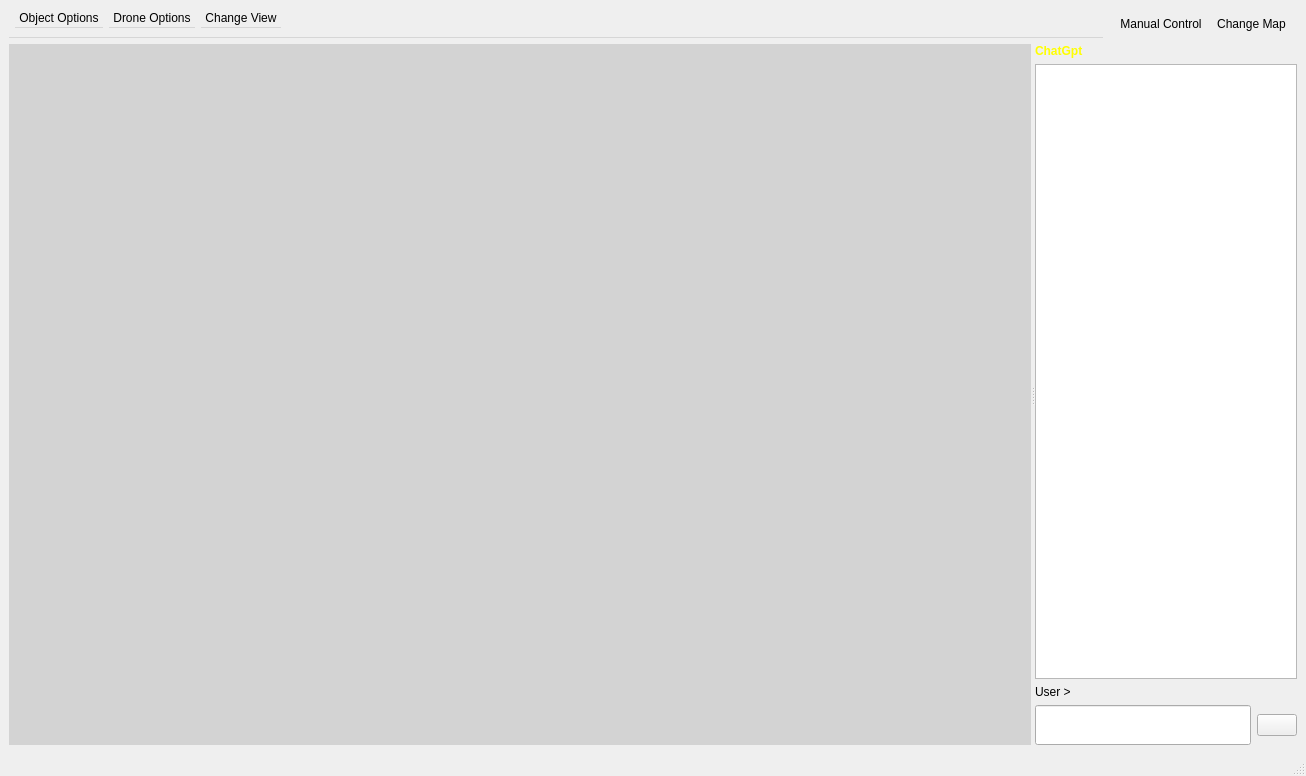
<?xml version="1.0" encoding="UTF-8"?>
<ui version="4.0">
 <class>MainWindow</class>
 <widget class="QMainWindow" name="MainWindow">
  <property name="geometry">
   <rect>
    <x>0</x>
    <y>0</y>
    <width>1306</width>
    <height>776</height>
   </rect>
  </property>
  <property name="windowTitle">
   <string>AeroFleetAI</string>
  </property>
  <property name="toolButtonStyle">
   <enum>Qt::ToolButtonStyle::ToolButtonTextOnly</enum>
  </property>
  <widget class="QWidget" name="centralwidget">
   <layout class="QVBoxLayout" name="verticalLayout">
    <item>
     <layout class="QHBoxLayout" name="menuLayout">
      <item>
       <widget class="QMenuBar" name="menubar">
        <widget class="QMenu" name="menuObjectOptions">
         <property name="title">
          <string>Object Options</string>
         </property>
         <addaction name="actionPlace_new_Object"/>
         <addaction name="actionDelete_Object"/>
        </widget>
        <widget class="QMenu" name="menuDroneOptions">
         <property name="title">
          <string>Drone Options</string>
         </property>
         <widget class="QMenu" name="menuDelete_Drone">
          <property name="title">
           <string>Delete Drone</string>
          </property>
         </widget>
         <addaction name="actionAdd_new_Drone"/>
         <addaction name="menuDelete_Drone"/>
        </widget>
        <widget class="QMenu" name="menuChangeView">
         <property name="title">
          <string>Change View</string>
         </property>
         <addaction name="actionFree_Camera"/>
        </widget>
        <addaction name="menuObjectOptions"/>
        <addaction name="menuDroneOptions"/>
        <addaction name="menuChangeView"/>
       </widget>
      </item>
      <item>
       <widget class="QToolBar" name="toolBar">
        <property name="windowTitle">
         <string>toolBar</string>
        </property>
        <addaction name="actionManual_Control"/>
        <addaction name="actionChange_Map"/>
       </widget>
      </item>
     </layout>
    </item>
    <item>
     <widget class="QSplitter" name="splitter">
      <property name="sizePolicy">
       <sizepolicy hsizetype="Preferred" vsizetype="Preferred">
        <horstretch>0</horstretch>
        <verstretch>0</verstretch>
       </sizepolicy>
      </property>
      <property name="orientation">
       <enum>Qt::Orientation::Horizontal</enum>
      </property>
      <property name="opaqueResize">
       <bool>false</bool>
      </property>
      <property name="childrenCollapsible">
       <bool>false</bool>
      </property>
      <widget class="QWidget" name="widget_left">
       <layout class="QVBoxLayout" name="verticalLayout_left">
        <item>
         <widget class="QLabel" name="label_image">
          <property name="enabled">
           <bool>true</bool>
          </property>
          <property name="sizePolicy">
           <sizepolicy hsizetype="Preferred" vsizetype="Preferred">
            <horstretch>0</horstretch>
            <verstretch>0</verstretch>
           </sizepolicy>
          </property>
          <property name="minimumSize">
           <size>
            <width>1000</width>
            <height>600</height>
           </size>
          </property>
          <property name="styleSheet">
           <string>background-color: #d3d3d3;</string>
          </property>
          <property name="text">
           <string/>
          </property>
         </widget>
        </item>
       </layout>
      </widget>
      <widget class="QWidget" name="widget_right">
       <layout class="QVBoxLayout" name="verticalLayout_right">
        <item>
         <widget class="QLabel" name="chatLabel">
          <property name="styleSheet">
           <string>color: yellow; font-weight: bold;</string>
          </property>
          <property name="text">
           <string>ChatGpt</string>
          </property>
         </widget>
        </item>
        <item>
         <widget class="QTextBrowser" name="textBrowser">
          <property name="minimumSize">
           <size>
            <width>250</width>
            <height>450</height>
           </size>
          </property>
         </widget>
        </item>
        <item>
         <widget class="QLabel" name="label_user">
          <property name="text">
           <string>User &gt;</string>
          </property>
         </widget>
        </item>
        <item>
         <layout class="QHBoxLayout" name="horizontalLayout">
          <item>
           <widget class="QLineEdit" name="lineEdit_input">
            <property name="minimumSize">
             <size>
              <width>200</width>
              <height>40</height>
             </size>
            </property>
           </widget>
          </item>
          <item>
           <widget class="QPushButton" name="pushButton_2">
            <property name="text">
             <string/>
            </property>
            <property name="icon">
             <iconset theme="QIcon::ThemeIcon::AudioInputMicrophone"/>
            </property>
            <property name="iconSize">
             <size>
              <width>35</width>
              <height>35</height>
             </size>
            </property>
           </widget>
          </item>
         </layout>
        </item>
       </layout>
      </widget>
     </widget>
    </item>
   </layout>
  </widget>
  <widget class="QStatusBar" name="statusbar"/>
  <action name="actionPlace_new_Object">
   <property name="text">
    <string>Place new Object</string>
   </property>
  </action>
  <action name="actionDelete_Object">
   <property name="text">
    <string>Delete Object</string>
   </property>
  </action>
  <action name="actionAdd_new_Drone">
   <property name="text">
    <string>Add new Drone</string>
   </property>
  </action>
  <action name="actionFree_Camera">
   <property name="text">
    <string>Free Camera</string>
   </property>
  </action>
  <action name="actionManual_Control">
   <property name="text">
    <string>Manual Control</string>
   </property>
  </action>
  <action name="actionChange_Map">
   <property name="text">
    <string>Change Map</string>
   </property>
  </action>
 </widget>
 <resources/>
 <connections/>
</ui>
